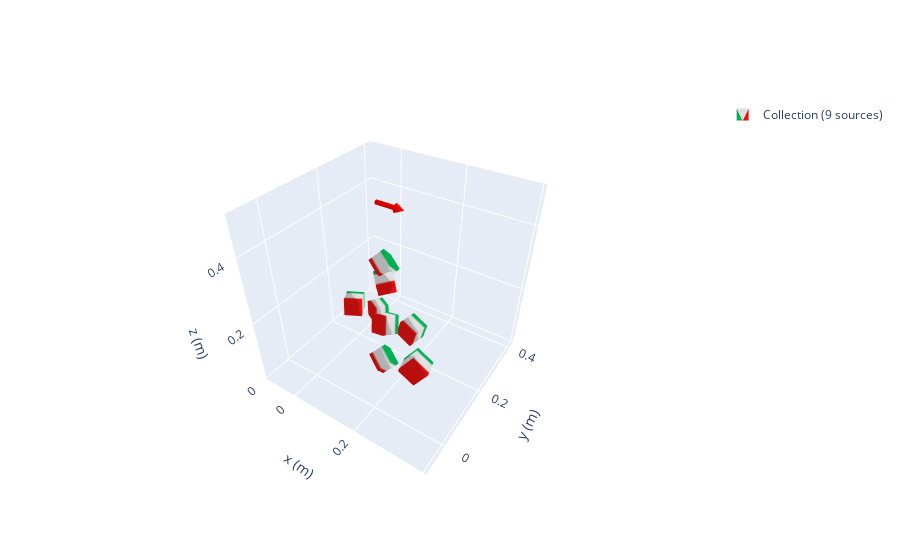

Source (notebook cell):
### Code cell
coll = magpy.Collection()
j = Br / mu_0 
inds = top_k(X, K)

# Create an observer grid in the xy-symmetry plane
grid = np.mgrid[0.1:0.2:50j, 0.1:0.2:50j, 0.45:0.45:1j].T[0]
X, Y, _ = np.moveaxis(grid, 2, 0)

# Create an observer grid in the yz-symmetry plane
grid2 = np.array([[(0.15, y, z) for y in np.linspace(0.1, 0.2, 50)] for z in np.linspace(0.4, 0.5, 50)])
_, Y2, Z2 = np.moveaxis(grid2, 2, 0)

for ind, i in enumerate(inds):
    p, r = S[i]
    # magpy.magnet.Cuboid(magnetization=(M,0,0), dimension=(0.02,0.01,0.05), position=(-0.074806,0,0))
    angles = [r[ind] for r in results]
    coll.add(magpy.magnet.Cuboid(magnetization=(j, 0, 0), dimension=(l, l, l), position=p, orientation=R.from_matrix(r)).rotate_from_angax(angles, axis=r.dot([0, 0, 1]), start=0, degrees=False))
# for m in coll:
    # m.rotate_from_angax(0, axis=r.dot([0, 0, 1]), start=0, degrees=False))

moments = [[0, 0, 90], [0, -90, 0], [0, -45, 45]]
# dip = magpy.misc.Dipole(moment=BF0[0][1], position=[0, 0, 0.4])
# coll.add(magpy.magnet.Cuboid(magnetization=(j, 0, 0), dimension=(3.0e-3, 3.0e-3, 3.0e-3), position=target, style_magnetization_mode='arrow'))
coll.add(magpy.misc.Dipole(moment=(j, 0, 0), position=target, style_color='red', style_size=1.5))
# r.dot([np.cos(theta[i]), np.sin(theta[i]), 0])
# coll.add(magpy.magnet.Cuboid(magnetization=(J, 0, 0), dimension=(l, l, l), position=p))

print(coll.getB([0.15, 0.15, 0.45]))
b = coll.getB(grid)
Bx, By, _ = np.moveaxis(b, 2, 0)

b2 = coll.getB(grid2)
_, By2, Bz2 = np.moveaxis(b2, 2, 0)

fig, [ax1,ax2] = plt.subplots(1, 2, figsize=(10, 5))
ax1.streamplot(X, Y, Bx, By, color=np.log(norm(b, axis=2)), cmap="spring_r")
ax1.plot(0.15, 0.15, 'bo')
ax2.streamplot(Y2, Z2, By2, Bz2, color=np.log(norm(b2, axis=2)), cmap="spring_r")
ax2.plot(0.15, 0.45, 'bo')

ax1.set(
    xlabel="x-position (m)",
    ylabel="y-position (m)",
    xlim=(0.1, 0.2),
    ylim=(0.1, 0.2),
)

ax2.set(
    xlabel="y-position (m)",
    ylabel="z-position (m)",
    xlim=(0.1, 0.2),
    ylim=(0.4, 0.5),
)
magpy.show(coll, animation=False)
